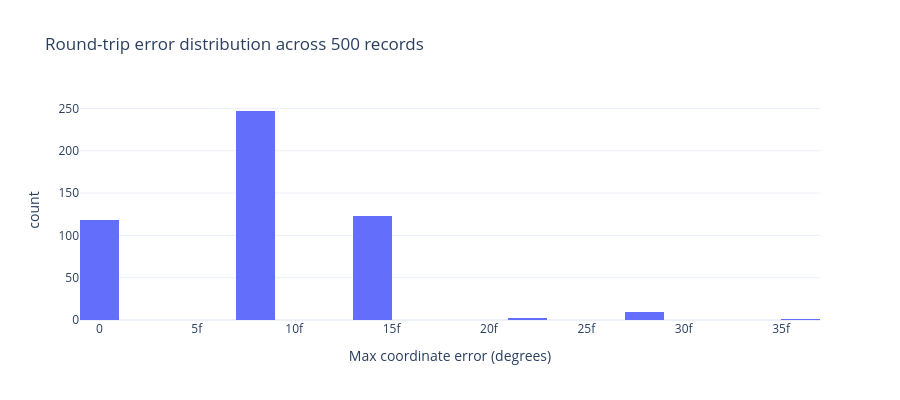

Source (notebook cell):
### Code cell
errors = [
    max(abs(decoded[i][0] - lats[i]), abs(decoded[i][1] - lons[i]))
    for i in range(n)
]

fig3 = px.histogram(
    x=errors,
    nbins=30,
    labels={'x': 'Max coordinate error (degrees)', 'y': 'Count'},
    title='Round-trip error distribution across 500 records',
    template='plotly_white',
    height=400
)
fig3.show()

print(f'All errors at or below: {max(errors):.2e} degrees')

### Figure 1 — Plotly figure (JSON) as saved in the notebook; plotly's stock layout.template omitted (floating-point values rounded to 4 significant figures; data arrays with more than 128 entries replaced by an {"elided": "..."} marker saying what was removed)
{"data": [{"bingroup": "x", "hovertemplate": "Max coordinate error (degrees)=%{x}<br>count=%{y}<extra></extra>", "legendgroup": "", "marker": {"color": "#636efa", "pattern": {"shape": ""}}, "name": "", "nbinsx": 30, "orientation": "v", "showlegend": false, "type": "histogram", "x": {"elided": "500 float values"}, "xaxis": "x", "yaxis": "y"}], "layout": {"barmode": "relative", "height": 400, "legend": {"tracegroupgap": 0}, "title": {"text": "Round-trip error distribution across 500 records"}, "xaxis": {"anchor": "y", "domain": [0, 1], "title": {"text": "Max coordinate error (degrees)"}}, "yaxis": {"anchor": "x", "domain": [0, 1], "title": {"text": "count"}}}}
